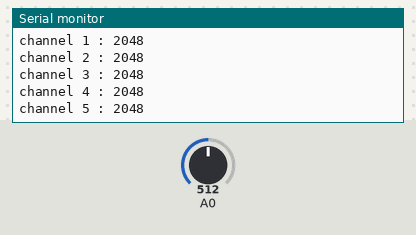
Recording of a sketch running on a simulated Arduino Zero (SAMD21). Parts: the last lines printed to the serial monitor. The inputs (shaded band) are chosen by the test bench; at power-on: A0 = 512 (analog values on the 0–1023 scale).

Above: at 3.2 s.
3.3 s: A0 set to 716
At 4.61 s:
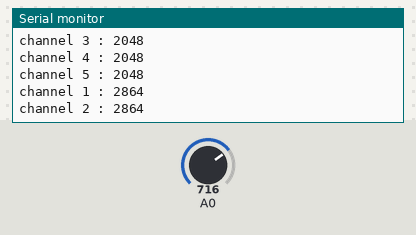
4.8 s: A0 set to 900
At 5.7 s:
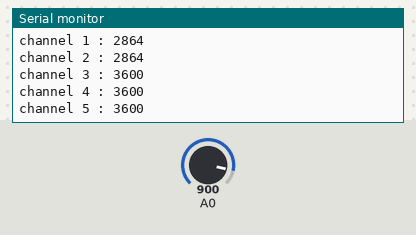
Timing chart, 0 to 7.8 s (numbered marks = the images above; inputs shaded):
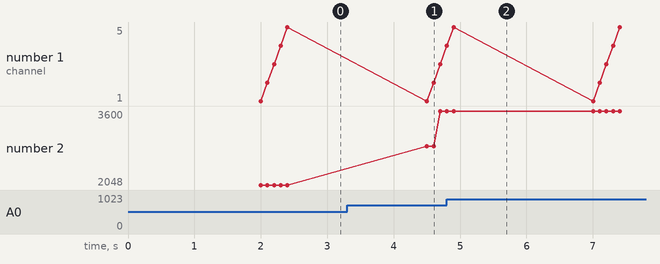

Measured:
- after the input at 3.3 s, the serial monitor: prints a new line after 1.2 s (image 1)
- after the input at 4.8 s, the serial monitor: prints a new line at once (image 2)
- plotted number 2: 2048 → 3600 after the input at 3.3 s

The sketch:

mux_test.ino
```cpp
#define ph_pin 0

#define mux_pin_1 2
#define mux_pin_2 3
#define mux_pin_3 4

int muxChannel[8][3]={
  {0,0,0}, //channel 0
  {1,0,0}, //channel 1
  {0,1,0}, //channel 2
  {1,1,0}, //channel 3
  {0,0,1}, //channel 4
  {1,0,1}, //channel 5
  {0,1,1}, //channel 6
  {1,1,1}, //channel 7
};

void setup()
{
  Serial.begin(115200);
  mux_init();
  analogReadResolution(12);

  Serial.println("Inside setup !!");

  delay(2000);
}

void loop()
{
  Serial.print("channel 1 : "); Serial.println(readMux(0));
  Serial.print("channel 2 : "); Serial.println(readMux(1));
  Serial.print("channel 3 : "); Serial.println(readMux(2));
  Serial.print("channel 4 : "); Serial.println(readMux(3));
  Serial.print("channel 5 : "); Serial.println(readMux(4));

  Serial.println();
  delay(2000);
}

int readMux(int channel){

  digitalWrite(mux_pin_1, muxChannel[channel][0]);
  digitalWrite(mux_pin_2, muxChannel[channel][1]);
  digitalWrite(mux_pin_3, muxChannel[channel][2]);

  delay(100);

  int val = analogRead(ph_pin);
  return val;
}

void mux_init(void) {
  pinMode(mux_pin_1, OUTPUT);
  pinMode(mux_pin_2, OUTPUT);
  pinMode(mux_pin_3, OUTPUT);
}
```
